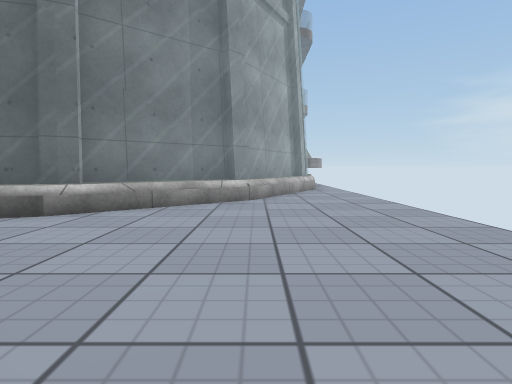
View 1 (above)

16 first-person views from a walk through a Unity game level. The camera is 0.64 m above the floor, tilts 4° down and sees 75° across. The floor is counted in squares, 1 m on a side. Each view is taken from the middle of a square. On the plan, view 1 faces up. The plan holds only what a view shows up to about 10 squares ahead; the rest is blank. The place goes on beyond the plan. Some surface patterns are stand-ins.

View 2
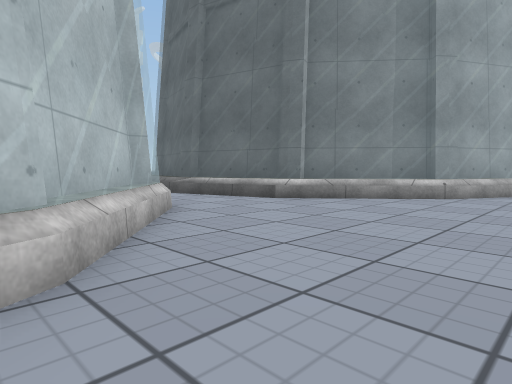

View 3
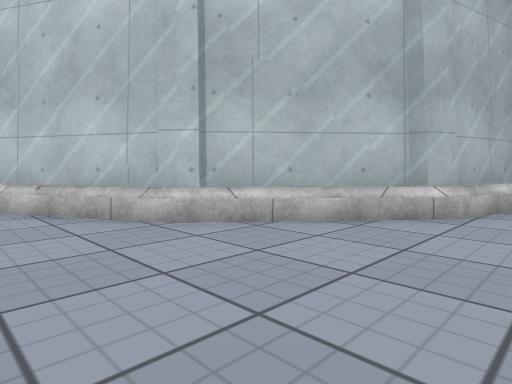

View 4
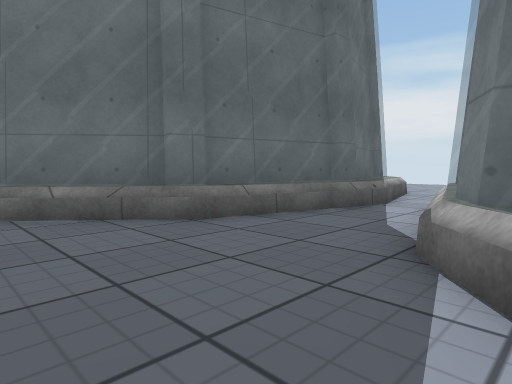

View 5
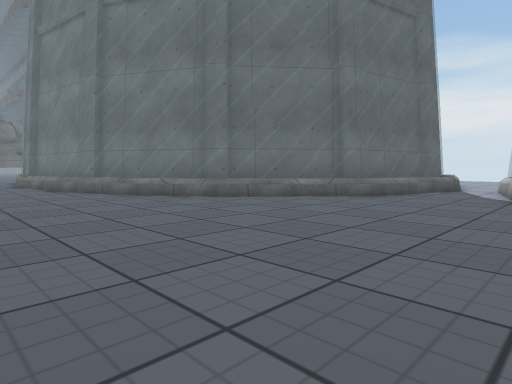

View 6
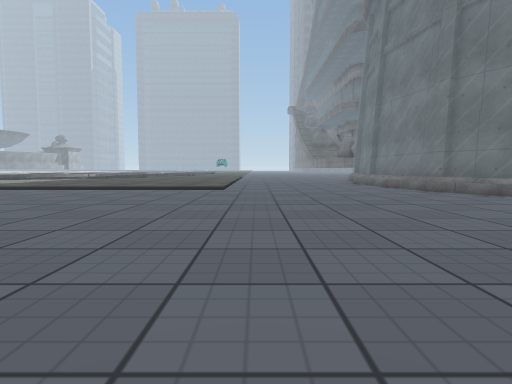

View 7
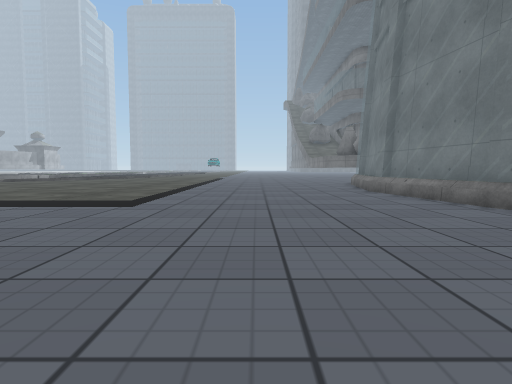

View 8
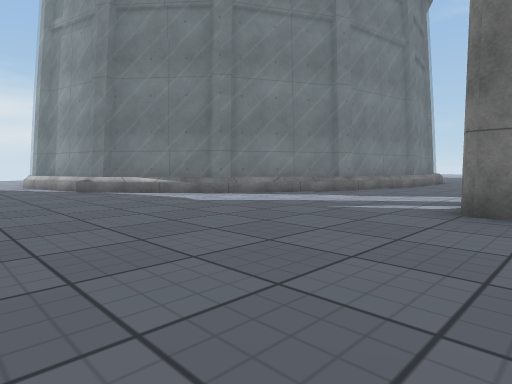

View 9
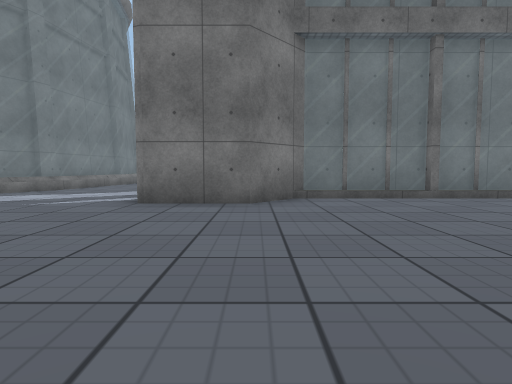

View 10
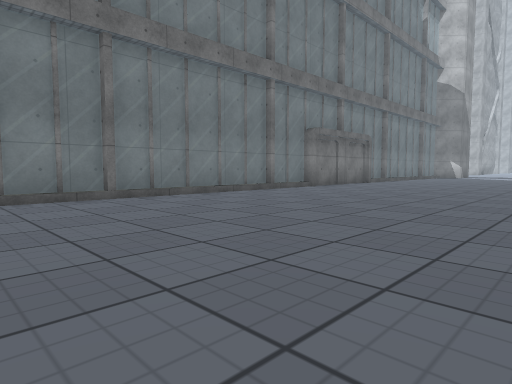

View 11
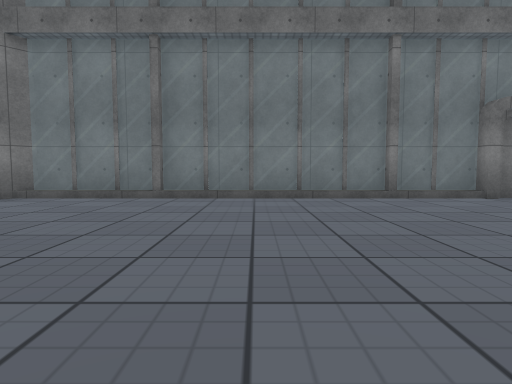

View 12
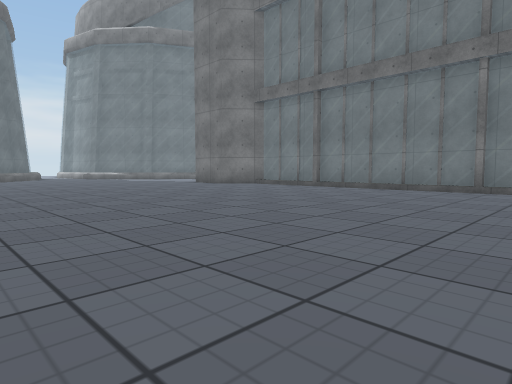

View 13
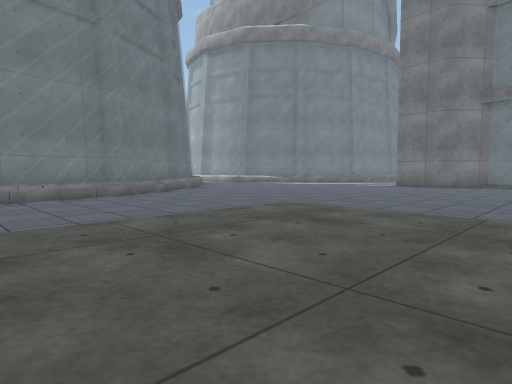

View 14
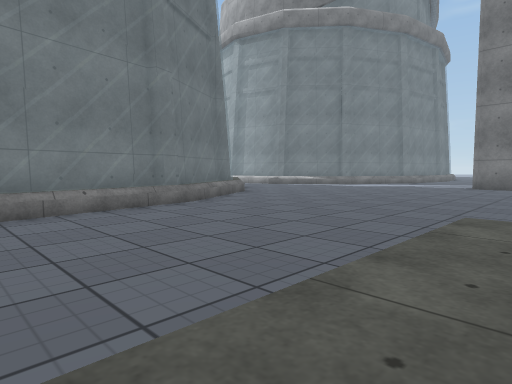

View 15
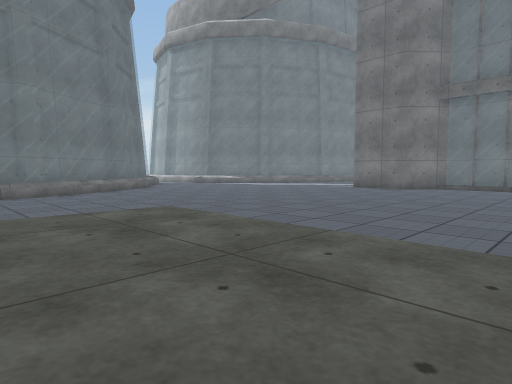

View 16
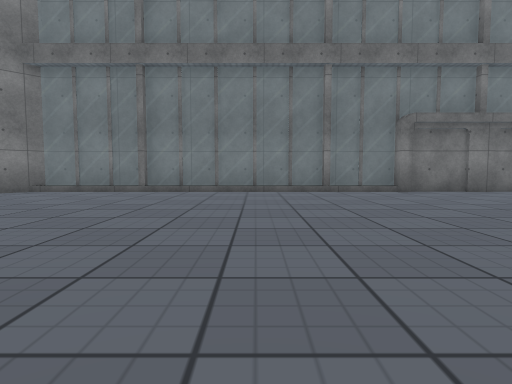

### Floor plan
Key: @ floor where view 1 was taken; # wall or solid block; . main floor; : floor 0.15 m higher than the main floor; / step, stairs or slope; = window, fence, low wall or low ledge; ^ raised ledge.
Columns run from 31 left of view 1 to 2 right of it. Each row starts with its distance up from view 1.
 15       :::::/.....=
 14       :::::/....=#
 13       :::::/.....=
 12       :::::/.....=#
 11      ::::::/.....=#
 10      ///////.....###           #=.
  9 ..................=#           #=.
  8 ..................^##          =..
  7 ...................=##       ###..
  6 ....................=###   ###^...
  5 .....................^=#####=^....
  4 .......................^==^^......
  3 ..................................
  2 ......................=======.....
  1 .....................=##   ##=....
  0 ...........###.....#=##     ##=@..
 -1 #/////////##  .....=##       ##=..
 -2 #=###==#=##   ....=##         ###
 -3               ....=#           #=
 -4               ...=#            ##
 -5               ...

Positions as (right, up) in squares from view 1, and headings:
1: (0, 0), facing up
2: (2, -1), facing up-left
3: (2, 3), facing down-left
4: (-12, 1), facing up-right
5: (-17, 1), facing up-right
6: (-19, 1), facing up
7: (-18, 5), facing up
8: (-19, 5), facing down-right
9: (-20, 6), facing down
10: (-21, 6), facing down-left
11: (-26, 6), facing down
12: (-31, 9), facing down-right
13: (-24, 15), facing down-right
14: (-21, 15), facing down-right
15: (-25, 13), facing down-right
16: (-27, 8), facing down
